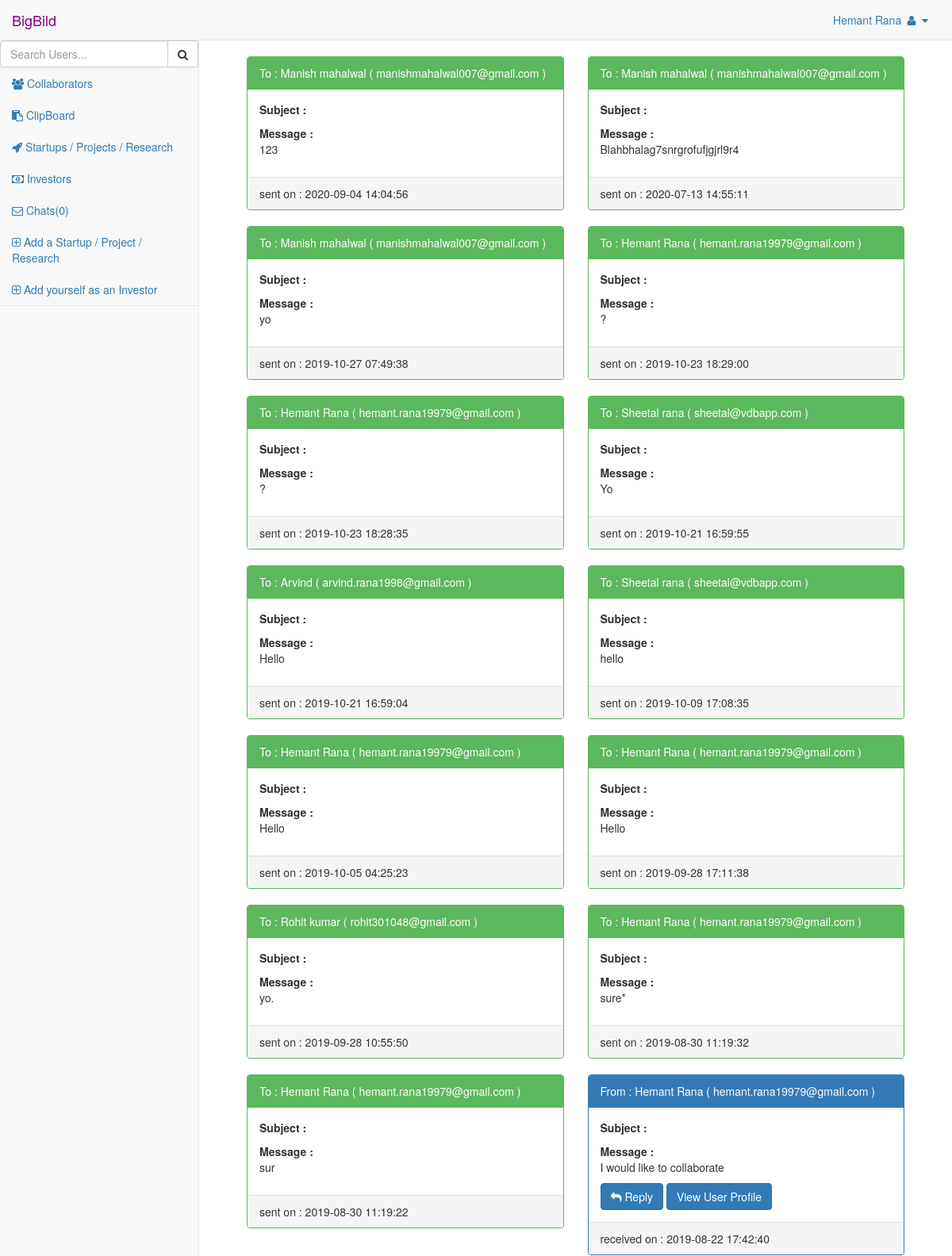
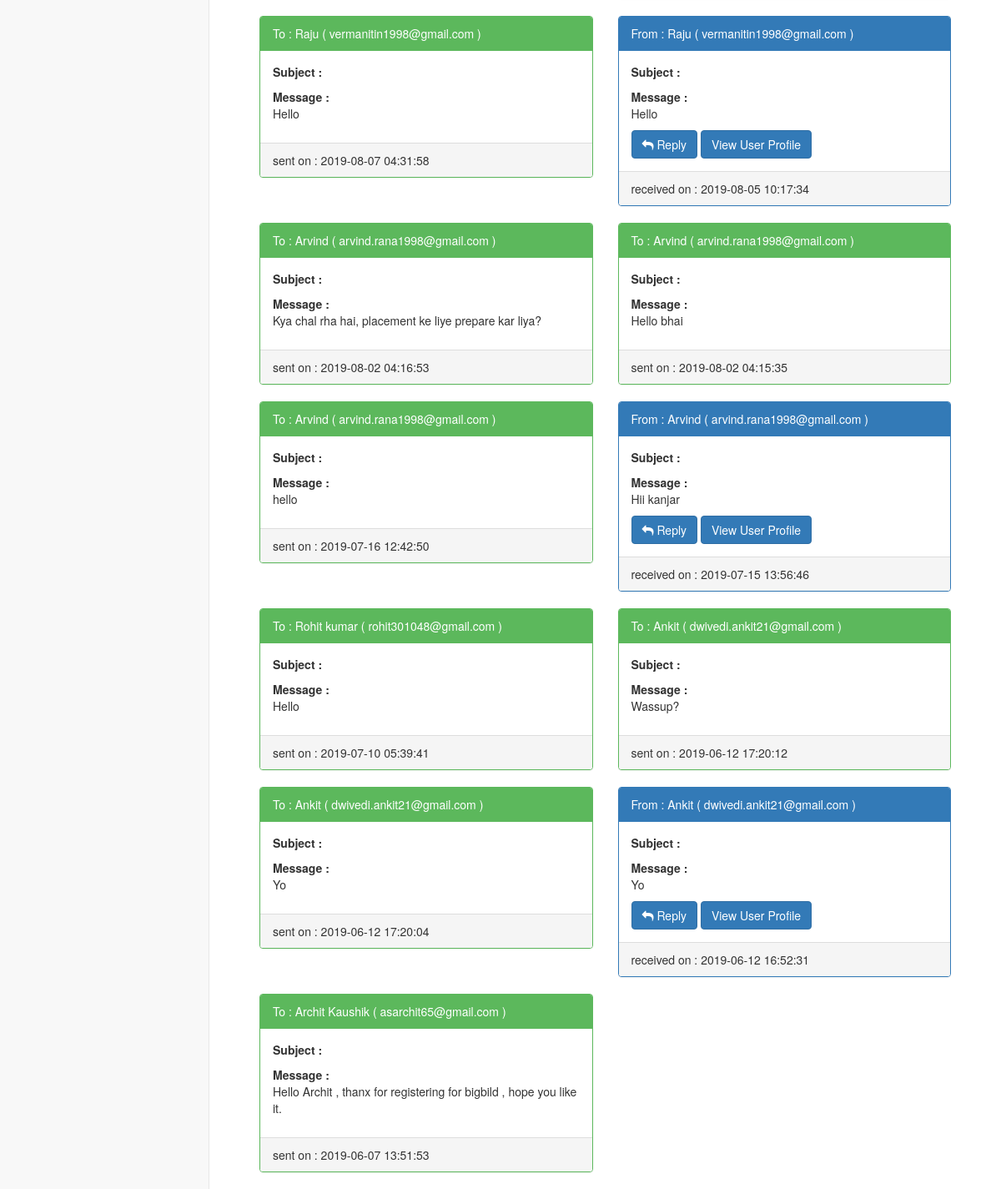
/page/pages/message.php (signed in), run on the app's committed database (2 pictures, top to bottom).
### tables this page shows
CREATE TABLE `user_info` (
  `user_id` int(11) NOT NULL,
  `name` varchar(255) NOT NULL,
  `email` varchar(255) NOT NULL,
  `password` varchar(255) NOT NULL,
  `reg_time` time NOT NULL,
  `reg_date` date NOT NULL
);

CREATE TABLE `message` (
  `message_id` int(11) NOT NULL,
  `sender_id` int(11) NOT NULL,
  `receiver_id` int(11) NOT NULL,
  `date` date NOT NULL,
  `time` time NOT NULL,
  `message` text NOT NULL,
  `status` int(2) NOT NULL
);

### page/pages/include/counter.php (called while the page is built, shortened)
<?php
function numMessages($conn,$id){
      $q=mysqli_query($conn,"SELECT * FROM sessions where user_id='$id' ORDER by session_id DESC LIMIT 2");
      $counter=0;
      $ldate=0;
      $pdate=0;
      if(mysqli_num_rows($q)){
      while($res=mysqli_fetch_array($q)){
        if($counter!=0){
          $pdate=$res['logout_date'];
        }else{
          ++$counter;
          $ldate=$res['date'];
        }
      }
    $q2=mysqli_query($conn,"SELECT * FROM message where (receiver_id='$id') AND (date >= '$pdate') AND (date<='$ldate') AND (status=0)");
    $countMessage=0;
    return $countMessage;
  }
  else return 0;
}
?>

### page/pages/message.php (the view, shortened to what this page needs)
<?php
include_once'./include/header.php' ;
include'conn.php';
$uid=$_SESSION['id'];
?>
<?php
$query ="SELECT * from message where sender_id='$uid' OR receiver_id='$uid' order by message_id DESC";
$execQuery=mysqli_query($conn,$query);
 ?>
        <div id="page-wrapper">
            <div class="container-fluid">
                <div class="row">
                    <div class="col-lg-12">
                      <br>
<?php
if(mysqli_num_rows($execQuery)>0){
  while($res=mysqli_fetch_array($execQuery)){
    if($res['sender_id']==$uid){
?>
                <div id="show">
                <div class="col-lg-6">
                    <div class="panel panel-green">
                        <div class="panel-heading">
                          <?php
                          $receiver=$res['receiver_id'];
                          $q2="SELECT * from user_info where user_id='$receiver'";
                          $eq2=mysqli_query($conn,$q2);
                          while($res2=mysqli_fetch_array($eq2)){
                            $receiver_name=$res2['name'];
                            $receiver_email=$res2['email'];
                          }
                          ?>
                            To : <?php echo $receiver_name." ( ".$receiver_email." ) ";?>
                        </div>
                        <div class="panel-body">
                            <p><b>Subject :</b><?php echo $res['subject'];?>
                              <p><b>Message : </b><br><?php echo $res['message'];?></p>
                        </div>
                        <div class="panel-footer">
                            sent on : <?php echo $res['date']."&nbsp;".$res['time'];?>
                        </div>
                    </div>
                </div></div>
<?php
  }
  else if($res['receiver_id']==$uid){
?>
                <div class="col-lg-6">
              <div class="panel panel-primary">
                  <div class="panel-heading">
                    <?php
                    $sender=$res['sender_id'];
                    $q3="SELECT * from user_info where user_id='$sender'";
                    $eq3=mysqli_query($conn,$q3);
                    while($res3=mysqli_fetch_array($eq3)){
                      $sender_name=$res3['name'];
                      $sender_email=$res3['email'];
                      $sender_id=$res3['user_id'];
                    }
                    ?>
                      From : <?php echo $sender_name." ( ".$sender_email." ) ";?>
                  </div>
                  <div class="panel-body">
                    <p><b>Subject :</b><?php echo $res['subject'];?>
                      <p><b>Message : </b><br><?php echo $res['message'];?></p>
                      <a type="button" href="sendMessage.php?user_id=<?php echo $sender_id;?>"class="btn btn-primary"><i class="fa fa-mail-reply"></i>  Reply</a>
                      <a type="button" href="userProfile.php?user_id=<?php echo $sender_id;?>"class="btn btn-primary">View User Profile</a>
                  </div>
                  <div class="panel-footer">
                      received on : <?php echo $res['date']."&nbsp;".$res['time'];?>
                      </div>
              </div>
          </div>
<?php
    }
  }
} ?>
                    </div>
                </div>
            </div>
        </div>
    </div>
<?php include'./include/footer.php'; ?>

### page/pages/include/header.php (shortened to what this page needs)
<?php
$con =mysqli_connect('localhost','u500932511_root','@Lm10Cr7');
  mysqli_select_db($con,'u500932511_create');
include'counter.php';
if(isset($_SESSION['id'])){
    $id=$_SESSION['id'];
    $query="SELECT * from user_info where user_id='$id'";
    $execQuery=mysqli_Query($con,$query);
?>
<!DOCTYPE html>
<html lang="en">
<head>
    <link href="../vendor/bootstrap/css/bootstrap.min.css" rel="stylesheet">
    <link href="../vendor/metisMenu/metisMenu.min.css" rel="stylesheet">
    <link href="../dist/css/sb-admin-2.css" rel="stylesheet">
    <link href="../vendor/font-awesome/css/font-awesome.min.css" rel="stylesheet" type="text/css">
</head>
<body>
    <div id="wrapper">
        <nav class="navbar navbar-default navbar-static-top" role="navigation" style="margin-bottom: 0">
            <div class="navbar-header">
                <a class="navbar-brand " href="./index/index.php"><font color="purple">BigBild</font></a>
            </div>
            <ul class="nav navbar-top-links navbar-right">
                <li class="dropdown">
                    <a class="dropdown-toggle" data-toggle="dropdown" href="#">
                      <?php while($res=mysqli_fetch_array($execQuery)){
                          $name=$res['name'];
                        }
                      }?>
                    <?php echo$name;?>  <i class="fa fa-user fa-fw"></i> <i class="fa fa-caret-down"></i>
                    </a>
                </li>
            </ul>
            <div class="navbar-default sidebar" role="navigation">
                <div class="sidebar-nav navbar-collapse">
                    <ul class="nav" id="side-menu">
                      <form name="search2" method="post" action="userSearch.php">
                            <div class="input-group custom-search-form">
                                <input type="text" name="search_user" class="form-control" placeholder="Search Users...">
                                <span class="input-group-btn">
                                    <button type="submit" name="submit"class="btn btn-default" >
                                        <i class="fa fa-search"></i>
                                    </button>
                                </span>
                            </div>
                      </form>
                        <li>
                            <a class="cli" href="users.php"><i class="fa fa-group  "></i> Collaborators</a>
                            <a class="cli" href="clipboard.php"><i class="fa fa-clipboard  "></i> ClipBoard</a>
                            <a class="cli" href="startups.php"><i class="fa fa-rocket  "></i> Startups / Projects / Research</a>
                            <a class="cli"href="investors.php"><i class="fa fa-money  "></i> Investors</a>
                          <?php $newChat=numMessages($con,$id);?>
                            <a class="cli"href="chats.php"> <i class="fa fa-envelope-o "></i> Chats(<div id="nums" style="display:inline;"><?php echo $newChat==0?0:$newChat;?></div>)</a>
                            <a class="cli"href="addStartup.php"><i class="fa  fa-plus-square-o "></i> Add a Startup / Project / Research</a>
                                                        <a class="cli"href="addInvestor.php"> <i class="fa fa-plus-square-o "></i> Add yourself as an Investor</a>
                            </ul>
                </div>
            </div>
        </nav>

### data on the page
user_info: name "Hemant Rana"
message: user_info.name "Manish mahalwal", user_info.email "manishmahalwal007@gmail.com", message "123", date "2020-09-04", time "14:04:56"
message: user_info.name "Manish mahalwal", user_info.email "manishmahalwal007@gmail.com", message "Blahbhalag7snrgrofufjgjrl9r4", date "2020-07-13", time "14:55:11"
message: user_info.name "Manish mahalwal", user_info.email "manishmahalwal007@gmail.com", message "yo", date "2019-10-27", time "07:49:38"
message: user_info.name "Hemant Rana", user_info.email "hemant.rana19979@gmail.com", message "?", date "2019-10-23", time "18:29:00"
message: user_info.name "Hemant Rana", user_info.email "hemant.rana19979@gmail.com", message "?", date "2019-10-23", time "18:28:35"
message: user_info.name "Sheetal rana", user_info.email "sheetal@vdbapp.com", message "Yo", date "2019-10-21", time "16:59:55"
message: user_info.name "Arvind", user_info.email "arvind.rana1998@gmail.com", message "Hello", date "2019-10-21", time "16:59:04"
message: user_info.name "Sheetal rana", user_info.email "sheetal@vdbapp.com", message "hello", date "2019-10-09", time "17:08:35"
message: user_info.name "Hemant Rana", user_info.email "hemant.rana19979@gmail.com", message "Hello", date "2019-10-05", time "04:25:23"
message: user_info.name "Hemant Rana", user_info.email "hemant.rana19979@gmail.com", message "Hello", date "2019-09-28", time "17:11:38"
message: user_info.name "Rohit kumar", user_info.email "rohit301048@gmail.com", message "yo.", date "2019-09-28", time "10:55:50"
message: user_info.name "Hemant Rana", user_info.email "hemant.rana19979@gmail.com", message "sure*", date "2019-08-30", time "11:19:32"
message: user_info.name "Hemant Rana", user_info.email "hemant.rana19979@gmail.com", message "sur", date "2019-08-30", time "11:19:22"
message: user_info.name "Hemant Rana", user_info.email "hemant.rana19979@gmail.com", message "I would like to collaborate", date "2019-08-22", time "17:42:40"
message: user_info.name "Raju", user_info.email "vermanitin1998@gmail.com", message "Hello", date "2019-08-07", time "04:31:58"
message: user_info.name "Raju", user_info.email "vermanitin1998@gmail.com", message "Hello", date "2019-08-05", time "10:17:34"
message: user_info.name "Arvind", user_info.email "arvind.rana1998@gmail.com", message "Kya chal rha hai, placement ke liye prepare kar liya?", date "2019-08-02", time "04:16:53"
message: user_info.name "Arvind", user_info.email "arvind.rana1998@gmail.com", message "Hello bhai", date "2019-08-02", time "04:15:35"
message: user_info.name "Arvind", user_info.email "arvind.rana1998@gmail.com", message "hello", date "2019-07-16", time "12:42:50"
message: user_info.name "Arvind", user_info.email "arvind.rana1998@gmail.com", message "Hii kanjar", date "2019-07-15", time "13:56:46"
message: user_info.name "Rohit kumar", user_info.email "rohit301048@gmail.com", message "Hello", date "2019-07-10", time "05:39:41"
message: user_info.name "Ankit", user_info.email "dwivedi.ankit21@gmail.com", message "Wassup?", date "2019-06-12", time "17:20:12"
message: user_info.name "Ankit", user_info.email "dwivedi.ankit21@gmail.com", message "Yo", date "2019-06-12", time "17:20:04"
message: user_info.name "Ankit", user_info.email "dwivedi.ankit21@gmail.com", message "Yo", date "2019-06-12", time "16:52:31"
message: user_info.name "Archit Kaushik", user_info.email "asarchit65@gmail.com", message "Hello Archit , thanx for registering for bigbild , hope you like it.", date "2019-06-07", time "13:51:53"
